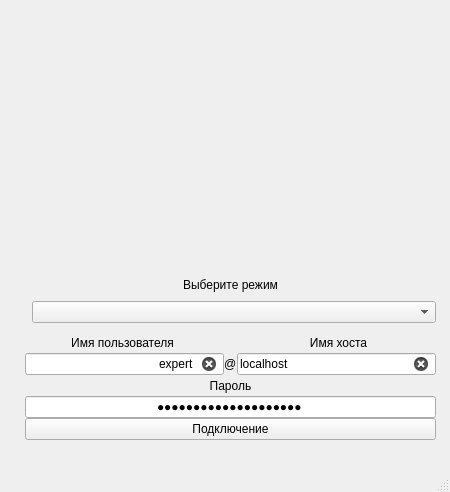
<?xml version="1.0" encoding="UTF-8"?>
<ui version="4.0">
 <class>Welcome</class>
 <widget class="QMainWindow" name="Welcome">
  <property name="geometry">
   <rect>
    <x>0</x>
    <y>0</y>
    <width>450</width>
    <height>491</height>
   </rect>
  </property>
  <property name="sizePolicy">
   <sizepolicy hsizetype="Fixed" vsizetype="Fixed">
    <horstretch>0</horstretch>
    <verstretch>0</verstretch>
   </sizepolicy>
  </property>
  <property name="windowTitle">
   <string>Welcome</string>
  </property>
  <widget class="QWidget" name="centralWidget">
   <property name="sizePolicy">
    <sizepolicy hsizetype="Fixed" vsizetype="Fixed">
     <horstretch>0</horstretch>
     <verstretch>0</verstretch>
    </sizepolicy>
   </property>
   <property name="minimumSize">
    <size>
     <width>450</width>
     <height>470</height>
    </size>
   </property>
   <property name="maximumSize">
    <size>
     <width>450</width>
     <height>470</height>
    </size>
   </property>
   <widget class="QWidget" name="layoutWidget">
    <property name="geometry">
     <rect>
      <x>20</x>
      <y>10</y>
      <width>421</width>
      <height>441</height>
     </rect>
    </property>
    <layout class="QVBoxLayout" name="verticalLayout">
     <property name="spacing">
      <number>0</number>
     </property>
     <property name="leftMargin">
      <number>5</number>
     </property>
     <property name="rightMargin">
      <number>5</number>
     </property>
     <item>
      <widget class="QFrame" name="frame">
       <property name="minimumSize">
        <size>
         <width>200</width>
         <height>200</height>
        </size>
       </property>
       <property name="frameShape">
        <enum>QFrame::NoFrame</enum>
       </property>
       <property name="frameShadow">
        <enum>QFrame::Raised</enum>
       </property>
      </widget>
     </item>
     <item>
      <widget class="QLabel" name="label_6">
       <property name="sizePolicy">
        <sizepolicy hsizetype="Preferred" vsizetype="Fixed">
         <horstretch>0</horstretch>
         <verstretch>21</verstretch>
        </sizepolicy>
       </property>
       <property name="text">
        <string>Выберите режим</string>
       </property>
       <property name="alignment">
        <set>Qt::AlignCenter</set>
       </property>
      </widget>
     </item>
     <item>
      <layout class="QHBoxLayout" name="horizontalLayout_3">
       <item>
        <spacer name="horizontalSpacer">
         <property name="orientation">
          <enum>Qt::Horizontal</enum>
         </property>
         <property name="sizeType">
          <enum>QSizePolicy::Preferred</enum>
         </property>
         <property name="sizeHint" stdset="0">
          <size>
           <width>7</width>
           <height>40</height>
          </size>
         </property>
        </spacer>
       </item>
       <item>
        <widget class="QComboBox" name="comboBoxMode">
         <property name="sizePolicy">
          <sizepolicy hsizetype="Expanding" vsizetype="Fixed">
           <horstretch>0</horstretch>
           <verstretch>0</verstretch>
          </sizepolicy>
         </property>
        </widget>
       </item>
      </layout>
     </item>
     <item>
      <layout class="QHBoxLayout" name="horizontalLayout">
       <property name="spacing">
        <number>0</number>
       </property>
       <item>
        <widget class="QLabel" name="label">
         <property name="maximumSize">
          <size>
           <width>16777215</width>
           <height>21</height>
          </size>
         </property>
         <property name="text">
          <string>Имя пользователя</string>
         </property>
         <property name="alignment">
          <set>Qt::AlignCenter</set>
         </property>
        </widget>
       </item>
       <item>
        <widget class="QLabel" name="label_2">
         <property name="maximumSize">
          <size>
           <width>21</width>
           <height>16777215</height>
          </size>
         </property>
         <property name="text">
          <string/>
         </property>
        </widget>
       </item>
       <item>
        <widget class="QLabel" name="label_3">
         <property name="maximumSize">
          <size>
           <width>16777215</width>
           <height>21</height>
          </size>
         </property>
         <property name="text">
          <string>Имя хоста</string>
         </property>
         <property name="alignment">
          <set>Qt::AlignCenter</set>
         </property>
        </widget>
       </item>
      </layout>
     </item>
     <item>
      <layout class="QHBoxLayout" name="horizontalLayout_2">
       <property name="spacing">
        <number>0</number>
       </property>
       <item>
        <widget class="QLineEdit" name="lineEditU">
         <property name="text">
          <string>expert</string>
         </property>
         <property name="alignment">
          <set>Qt::AlignRight|Qt::AlignTrailing|Qt::AlignVCenter</set>
         </property>
         <property name="clearButtonEnabled">
          <bool>true</bool>
         </property>
        </widget>
       </item>
       <item>
        <widget class="QLabel" name="label_4">
         <property name="maximumSize">
          <size>
           <width>16777215</width>
           <height>21</height>
          </size>
         </property>
         <property name="styleSheet">
          <string notr="true">background-color:</string>
         </property>
         <property name="text">
          <string>@</string>
         </property>
        </widget>
       </item>
       <item>
        <widget class="QLineEdit" name="lineEditH">
         <property name="text">
          <string>localhost</string>
         </property>
         <property name="clearButtonEnabled">
          <bool>true</bool>
         </property>
        </widget>
       </item>
      </layout>
     </item>
     <item>
      <widget class="QLabel" name="label_5">
       <property name="maximumSize">
        <size>
         <width>16777215</width>
         <height>21</height>
        </size>
       </property>
       <property name="text">
        <string>Пароль</string>
       </property>
       <property name="alignment">
        <set>Qt::AlignCenter</set>
       </property>
      </widget>
     </item>
     <item>
      <widget class="QLineEdit" name="lineEditP">
       <property name="text">
        <string>4|~#retaYq2yMPjhMq5n</string>
       </property>
       <property name="echoMode">
        <enum>QLineEdit::Password</enum>
       </property>
       <property name="alignment">
        <set>Qt::AlignCenter</set>
       </property>
      </widget>
     </item>
     <item>
      <widget class="QPushButton" name="pushButton">
       <property name="text">
        <string>Подключение</string>
       </property>
      </widget>
     </item>
    </layout>
   </widget>
  </widget>
  <widget class="QStatusBar" name="statusBar"/>
 </widget>
 <layoutdefault spacing="6" margin="11"/>
 <resources/>
 <connections/>
</ui>
